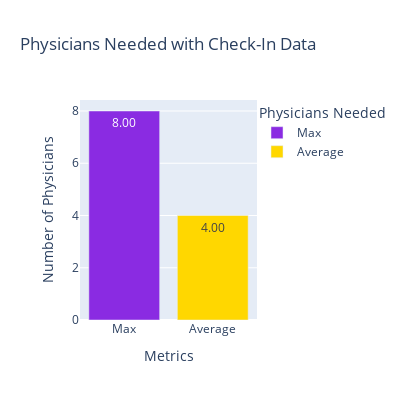

This figure's notebook cell:
### Code cell
comparison_df = pd.DataFrame({'Metrics': ['Max', 'Average'],
                               'Values': [physicians_needed_max_checkin, physicians_needed_avg_checkin]})

# Define custom colors for each category
colors = ['#8a2be2', '#ffd700']

# Create a bar chart with Plotly
fig = px.bar(comparison_df, x='Metrics', y='Values', text='Values',
             labels={'Values': 'Number of Physicians'},
             title='Physicians Needed with Check-In Data',
             height=400, width=400, color='Metrics', color_discrete_sequence=colors)

# Customize the layout
fig.update_traces(textposition='inside', texttemplate='%{text:.2f}')
fig.update_layout(yaxis=dict(title='Number of Physicians'),
                  showlegend=True, legend=dict(x=1.0, y=1.0, title_text='Physicians Needed'))

# Display the figure
fig.show()

### Figure 1 — Plotly figure (JSON) as saved in the notebook; plotly's stock layout.template omitted (floating-point values rounded to 4 significant figures)
{"data": [{"alignmentgroup": "True", "hovertemplate": "Metrics=%{x}<br>Number of Physicians=%{text}<extra></extra>", "legendgroup": "Max", "marker": {"color": "#8a2be2", "pattern": {"shape": ""}}, "name": "Max", "offsetgroup": "Max", "orientation": "v", "showlegend": true, "text": [8], "textposition": "inside", "texttemplate": "%{text:.2f}", "type": "bar", "x": ["Max"], "xaxis": "x", "y": [8], "yaxis": "y"}, {"alignmentgroup": "True", "hovertemplate": "Metrics=%{x}<br>Number of Physicians=%{text}<extra></extra>", "legendgroup": "Average", "marker": {"color": "#ffd700", "pattern": {"shape": ""}}, "name": "Average", "offsetgroup": "Average", "orientation": "v", "showlegend": true, "text": [4], "textposition": "inside", "texttemplate": "%{text:.2f}", "type": "bar", "x": ["Average"], "xaxis": "x", "y": [4], "yaxis": "y"}], "layout": {"barmode": "relative", "height": 400, "legend": {"title": {"text": "Physicians Needed"}, "tracegroupgap": 0, "x": 1, "y": 1}, "showlegend": true, "title": {"text": "Physicians Needed with Check-In Data"}, "width": 400, "xaxis": {"anchor": "y", "categoryarray": ["Max", "Average"], "categoryorder": "array", "domain": [0, 1], "title": {"text": "Metrics"}}, "yaxis": {"anchor": "x", "domain": [0, 1], "title": {"text": "Number of Physicians"}}}}
